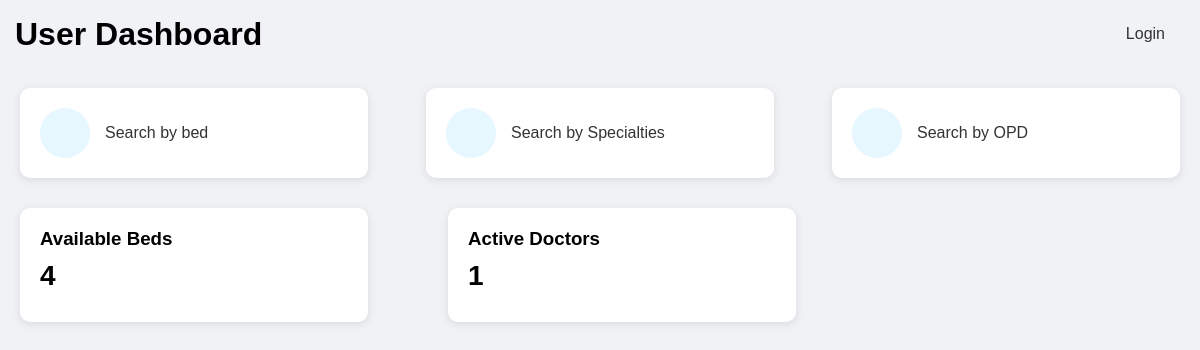
Before: /user/ with the older database file.
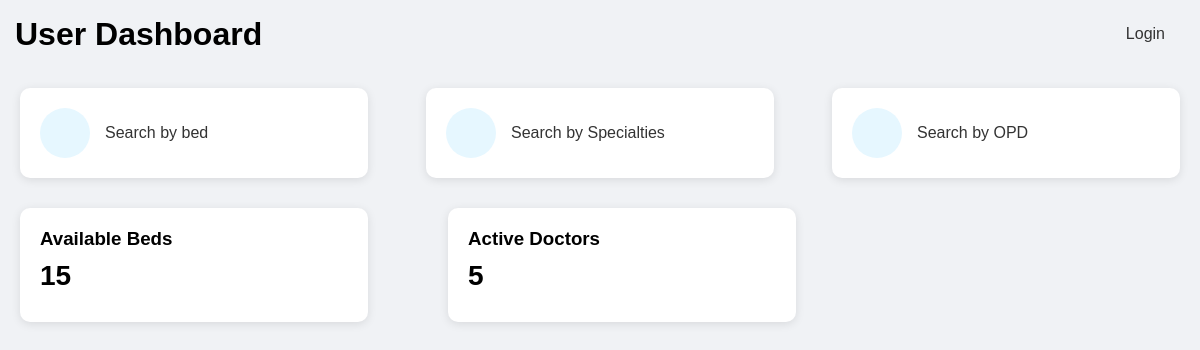
After: the same page with the newer database file.
### opd/models.py (models this page shows, shortened)
class Opd(models.Model):
    owner = models.OneToOneField(Doctor, on_delete=models.CASCADE, related_name="opd")
    name = models.CharField("Name", max_length=255)
    no_of_beds = models.PositiveIntegerField("No of Beds", default=0)
    no_of_appointment = models.PositiveIntegerField("No of Appointment", default=0)
    created_at = models.DateTimeField(auto_now_add=True)
    id = models.UUIDField(
        default=uuid.uuid4, unique=True, primary_key=True, editable=False
    )

### user/views.py (the view, shortened to what this page needs)
# urls.py: path("", views.home_page, name="home_page"),
def home_page(request):
    is_user = check_user(request)
    count = None
    user_appointment_id = None
    query = appointment_count_and_id(request)
    if query is not None:
        count = query[0]
        user_appointment_id = query[1]
    context = {
        "total_beds_count": get_total_bed_count,
        "total_doctor_count": get_total_doctor_count,
        "total_appointment_count": get_total_appointment_count,
    }
    return render(request, "user/index.html", context)

### opd/utils.py (called while the page is built)
def get_total_bed_count():
    opds = Opd.objects.all()
    total_beds = 0
    for opd in opds:
        total_beds += opd.no_of_beds
    return total_beds

def get_total_doctor_count():
    return Doctor.objects.count()

### user/utils.py (called while the page is built)
def check_user(request):
    if request.user and request.user.groups.filter(name="Profile").exists():
        return request.user
    return None

### user/templates/user/index.html (shortened to what this page needs)
{% extends 'base.html' %}
{% load static %}
{% load user_tags %}
{% block css %}
<link rel="stylesheet" href="{% static 'styles/user.css' %}" />
{% endblock css %}
{% block content %}
<div class="dashboard-container">
  <header>
    <h1>User Dashboard</h1>
    <nav class="navbar">
      <div class="navbar-menu">
        <a href="{% url 'user:login' %}">Login</a>
      </div>
    </nav>
  </header>
  <main class="main-content">
    <div class="search-options">
      <a href="{% url 'user:bed_list' %}" class="search-card" style="text-decoration:none; color:inherit">
        <div class="icon-container">
        </div>
        <span>Search by bed</span>
      </a>
      <a href="{% url 'user:search_specialist'  %}" class="search-card" style="text-decoration: none; color: inherit;">
        <div class="icon-container">
        </div>
        <span>Search by Specialties</span>
      </a>
      <a href="{% url 'user:opd_list' %}" class="search-card" style="text-decoration: none; color: inherit;">
        <div class="icon-container">
        </div>
        <span>Search by OPD</span>
      </a>
    </div>
    <div class="quick-stats">
      <div class="stat-card">
        <h3>Available Beds</h3>
        <div class="stat-value">{{total_beds_count}}</div>
      </div>
      <div class="stat-card">
        <h3>Active Doctors</h3>
        <div class="stat-value">{{total_doctor_count}}</div>
      </div>
    </div>
  </main>
</div>
{% endblock content %}

Changed rows visible on the page:
removed Opd: no_of_beds "4"
added Opd: no_of_beds.no_of_beds "15"
Other visible differences:
{{ total_doctor_count }}: "1" → "5"
